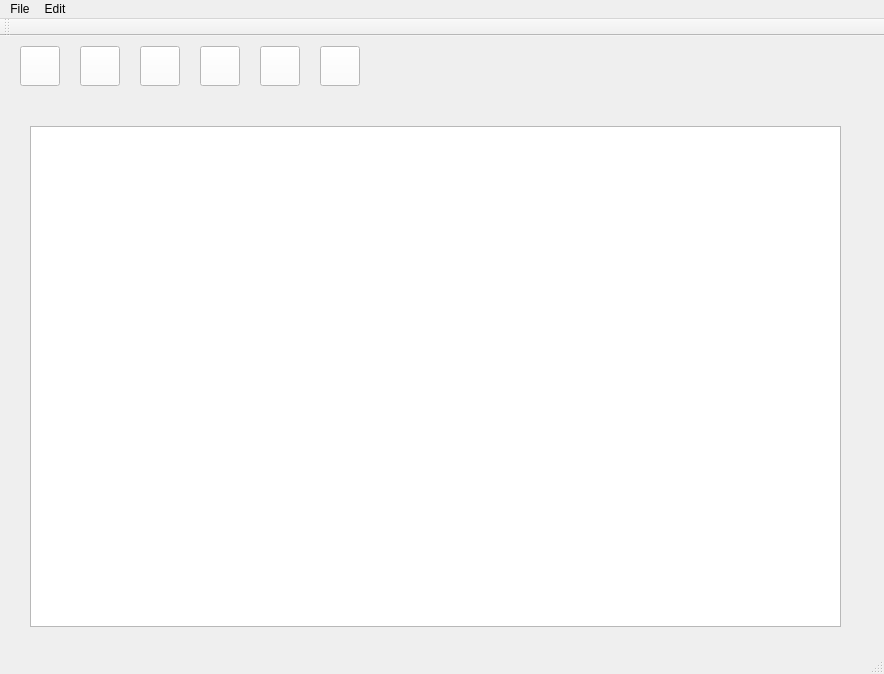
<?xml version="1.0" encoding="UTF-8"?>
<ui version="4.0">
 <class>simple_uml_editorClass</class>
 <widget class="QMainWindow" name="simple_uml_editorClass">
  <property name="geometry">
   <rect>
    <x>0</x>
    <y>0</y>
    <width>884</width>
    <height>674</height>
   </rect>
  </property>
  <property name="windowTitle">
   <string>simple_uml_editor</string>
  </property>
  <widget class="QWidget" name="centralWidget">
   <widget class="QPushButton" name="select_Button">
    <property name="geometry">
     <rect>
      <x>20</x>
      <y>10</y>
      <width>40</width>
      <height>40</height>
     </rect>
    </property>
    <property name="styleSheet">
     <string notr="true">background-color: rgb(255, 255, 255);</string>
    </property>
    <property name="text">
     <string/>
    </property>
    <property name="icon">
     <iconset>
      <normaloff>mouse.png</normaloff>mouse.png</iconset>
    </property>
    <property name="iconSize">
     <size>
      <width>50</width>
      <height>50</height>
     </size>
    </property>
    <property name="checkable">
     <bool>true</bool>
    </property>
    <property name="checked">
     <bool>false</bool>
    </property>
    <property name="autoRepeat">
     <bool>false</bool>
    </property>
    <property name="autoExclusive">
     <bool>false</bool>
    </property>
   </widget>
   <widget class="QPushButton" name="ass_line_Button">
    <property name="geometry">
     <rect>
      <x>80</x>
      <y>10</y>
      <width>40</width>
      <height>40</height>
     </rect>
    </property>
    <property name="styleSheet">
     <string notr="true">background-color: rgb(255, 255, 255);</string>
    </property>
    <property name="text">
     <string/>
    </property>
    <property name="icon">
     <iconset>
      <normaloff>line.png</normaloff>line.png</iconset>
    </property>
    <property name="iconSize">
     <size>
      <width>35</width>
      <height>35</height>
     </size>
    </property>
    <property name="checkable">
     <bool>true</bool>
    </property>
    <property name="autoExclusive">
     <bool>false</bool>
    </property>
   </widget>
   <widget class="QPushButton" name="gen_line_Button">
    <property name="geometry">
     <rect>
      <x>140</x>
      <y>10</y>
      <width>40</width>
      <height>40</height>
     </rect>
    </property>
    <property name="styleSheet">
     <string notr="true">background-color: rgb(255, 255, 255);</string>
    </property>
    <property name="text">
     <string/>
    </property>
    <property name="icon">
     <iconset>
      <normaloff>generalization_line.png</normaloff>generalization_line.png</iconset>
    </property>
    <property name="iconSize">
     <size>
      <width>35</width>
      <height>35</height>
     </size>
    </property>
    <property name="checkable">
     <bool>true</bool>
    </property>
    <property name="autoExclusive">
     <bool>false</bool>
    </property>
   </widget>
   <widget class="QPushButton" name="com_line_Button">
    <property name="geometry">
     <rect>
      <x>200</x>
      <y>10</y>
      <width>40</width>
      <height>40</height>
     </rect>
    </property>
    <property name="styleSheet">
     <string notr="true">background-color: rgb(255, 255, 255);</string>
    </property>
    <property name="text">
     <string/>
    </property>
    <property name="icon">
     <iconset>
      <normaloff>composition_line.png</normaloff>composition_line.png</iconset>
    </property>
    <property name="iconSize">
     <size>
      <width>35</width>
      <height>35</height>
     </size>
    </property>
    <property name="checkable">
     <bool>true</bool>
    </property>
    <property name="autoExclusive">
     <bool>false</bool>
    </property>
   </widget>
   <widget class="QPushButton" name="class_Button">
    <property name="geometry">
     <rect>
      <x>260</x>
      <y>10</y>
      <width>40</width>
      <height>40</height>
     </rect>
    </property>
    <property name="palette">
     <palette>
      <active>
       <colorrole role="Button">
        <brush brushstyle="SolidPattern">
         <color alpha="255">
          <red>255</red>
          <green>255</green>
          <blue>255</blue>
         </color>
        </brush>
       </colorrole>
       <colorrole role="Base">
        <brush brushstyle="SolidPattern">
         <color alpha="255">
          <red>255</red>
          <green>255</green>
          <blue>255</blue>
         </color>
        </brush>
       </colorrole>
       <colorrole role="Window">
        <brush brushstyle="SolidPattern">
         <color alpha="255">
          <red>255</red>
          <green>255</green>
          <blue>255</blue>
         </color>
        </brush>
       </colorrole>
      </active>
      <inactive>
       <colorrole role="Button">
        <brush brushstyle="SolidPattern">
         <color alpha="255">
          <red>255</red>
          <green>255</green>
          <blue>255</blue>
         </color>
        </brush>
       </colorrole>
       <colorrole role="Base">
        <brush brushstyle="SolidPattern">
         <color alpha="255">
          <red>255</red>
          <green>255</green>
          <blue>255</blue>
         </color>
        </brush>
       </colorrole>
       <colorrole role="Window">
        <brush brushstyle="SolidPattern">
         <color alpha="255">
          <red>255</red>
          <green>255</green>
          <blue>255</blue>
         </color>
        </brush>
       </colorrole>
      </inactive>
      <disabled>
       <colorrole role="Button">
        <brush brushstyle="SolidPattern">
         <color alpha="255">
          <red>255</red>
          <green>255</green>
          <blue>255</blue>
         </color>
        </brush>
       </colorrole>
       <colorrole role="Base">
        <brush brushstyle="SolidPattern">
         <color alpha="255">
          <red>255</red>
          <green>255</green>
          <blue>255</blue>
         </color>
        </brush>
       </colorrole>
       <colorrole role="Window">
        <brush brushstyle="SolidPattern">
         <color alpha="255">
          <red>255</red>
          <green>255</green>
          <blue>255</blue>
         </color>
        </brush>
       </colorrole>
      </disabled>
     </palette>
    </property>
    <property name="styleSheet">
     <string notr="true">background-color: rgb(255, 255, 255);</string>
    </property>
    <property name="text">
     <string/>
    </property>
    <property name="icon">
     <iconset>
      <normaloff>class.png</normaloff>class.png</iconset>
    </property>
    <property name="iconSize">
     <size>
      <width>35</width>
      <height>35</height>
     </size>
    </property>
    <property name="checkable">
     <bool>true</bool>
    </property>
    <property name="autoExclusive">
     <bool>false</bool>
    </property>
   </widget>
   <widget class="QPushButton" name="usecase_Button">
    <property name="geometry">
     <rect>
      <x>320</x>
      <y>10</y>
      <width>40</width>
      <height>40</height>
     </rect>
    </property>
    <property name="palette">
     <palette>
      <active>
       <colorrole role="Button">
        <brush brushstyle="SolidPattern">
         <color alpha="255">
          <red>255</red>
          <green>255</green>
          <blue>255</blue>
         </color>
        </brush>
       </colorrole>
       <colorrole role="Base">
        <brush brushstyle="SolidPattern">
         <color alpha="255">
          <red>255</red>
          <green>255</green>
          <blue>255</blue>
         </color>
        </brush>
       </colorrole>
       <colorrole role="Window">
        <brush brushstyle="SolidPattern">
         <color alpha="255">
          <red>255</red>
          <green>255</green>
          <blue>255</blue>
         </color>
        </brush>
       </colorrole>
      </active>
      <inactive>
       <colorrole role="Button">
        <brush brushstyle="SolidPattern">
         <color alpha="255">
          <red>255</red>
          <green>255</green>
          <blue>255</blue>
         </color>
        </brush>
       </colorrole>
       <colorrole role="Base">
        <brush brushstyle="SolidPattern">
         <color alpha="255">
          <red>255</red>
          <green>255</green>
          <blue>255</blue>
         </color>
        </brush>
       </colorrole>
       <colorrole role="Window">
        <brush brushstyle="SolidPattern">
         <color alpha="255">
          <red>255</red>
          <green>255</green>
          <blue>255</blue>
         </color>
        </brush>
       </colorrole>
      </inactive>
      <disabled>
       <colorrole role="Button">
        <brush brushstyle="SolidPattern">
         <color alpha="255">
          <red>255</red>
          <green>255</green>
          <blue>255</blue>
         </color>
        </brush>
       </colorrole>
       <colorrole role="Base">
        <brush brushstyle="SolidPattern">
         <color alpha="255">
          <red>255</red>
          <green>255</green>
          <blue>255</blue>
         </color>
        </brush>
       </colorrole>
       <colorrole role="Window">
        <brush brushstyle="SolidPattern">
         <color alpha="255">
          <red>255</red>
          <green>255</green>
          <blue>255</blue>
         </color>
        </brush>
       </colorrole>
      </disabled>
     </palette>
    </property>
    <property name="styleSheet">
     <string notr="true">background-color: rgb(255, 255, 255);</string>
    </property>
    <property name="text">
     <string/>
    </property>
    <property name="icon">
     <iconset>
      <normaloff>use_case.png</normaloff>use_case.png</iconset>
    </property>
    <property name="iconSize">
     <size>
      <width>35</width>
      <height>35</height>
     </size>
    </property>
    <property name="checkable">
     <bool>true</bool>
    </property>
    <property name="checked">
     <bool>false</bool>
    </property>
    <property name="autoExclusive">
     <bool>false</bool>
    </property>
   </widget>
   <widget class="QGraphicsView" name="graphicsView">
    <property name="geometry">
     <rect>
      <x>30</x>
      <y>90</y>
      <width>811</width>
      <height>501</height>
     </rect>
    </property>
   </widget>
  </widget>
  <widget class="QMenuBar" name="menuBar">
   <property name="geometry">
    <rect>
     <x>0</x>
     <y>0</y>
     <width>884</width>
     <height>22</height>
    </rect>
   </property>
   <widget class="QMenu" name="menuFile">
    <property name="title">
     <string>File</string>
    </property>
   </widget>
   <widget class="QMenu" name="menuEdit">
    <property name="title">
     <string>Edit</string>
    </property>
    <addaction name="separator"/>
    <addaction name="Change_object_name"/>
    <addaction name="Group"/>
    <addaction name="Ungroup"/>
   </widget>
   <addaction name="menuFile"/>
   <addaction name="menuEdit"/>
  </widget>
  <widget class="QToolBar" name="mainToolBar">
   <attribute name="toolBarArea">
    <enum>TopToolBarArea</enum>
   </attribute>
   <attribute name="toolBarBreak">
    <bool>false</bool>
   </attribute>
  </widget>
  <widget class="QStatusBar" name="statusBar"/>
  <action name="actionFile">
   <property name="text">
    <string>file</string>
   </property>
  </action>
  <action name="Change_object_name">
   <property name="text">
    <string>change object name</string>
   </property>
  </action>
  <action name="Group">
   <property name="text">
    <string>group</string>
   </property>
  </action>
  <action name="Ungroup">
   <property name="text">
    <string>ungroup</string>
   </property>
  </action>
 </widget>
 <layoutdefault spacing="6" margin="11"/>
 <resources>
  <include location="simple_uml_editor.qrc"/>
 </resources>
 <connections>
  <connection>
   <sender>select_Button</sender>
   <signal>clicked()</signal>
   <receiver>simple_uml_editorClass</receiver>
   <slot>select_button_clicked()</slot>
   <hints>
    <hint type="sourcelabel">
     <x>33</x>
     <y>63</y>
    </hint>
    <hint type="destinationlabel">
     <x>12</x>
     <y>112</y>
    </hint>
   </hints>
  </connection>
  <connection>
   <sender>ass_line_Button</sender>
   <signal>clicked()</signal>
   <receiver>simple_uml_editorClass</receiver>
   <slot>ass_line_button_clicked()</slot>
   <hints>
    <hint type="sourcelabel">
     <x>100</x>
     <y>64</y>
    </hint>
    <hint type="destinationlabel">
     <x>93</x>
     <y>96</y>
    </hint>
   </hints>
  </connection>
  <connection>
   <sender>gen_line_Button</sender>
   <signal>clicked()</signal>
   <receiver>simple_uml_editorClass</receiver>
   <slot>gen_line_button_clicked()</slot>
   <hints>
    <hint type="sourcelabel">
     <x>159</x>
     <y>65</y>
    </hint>
    <hint type="destinationlabel">
     <x>165</x>
     <y>100</y>
    </hint>
   </hints>
  </connection>
  <connection>
   <sender>com_line_Button</sender>
   <signal>clicked()</signal>
   <receiver>simple_uml_editorClass</receiver>
   <slot>com_line_button_clicked()</slot>
   <hints>
    <hint type="sourcelabel">
     <x>225</x>
     <y>66</y>
    </hint>
    <hint type="destinationlabel">
     <x>243</x>
     <y>89</y>
    </hint>
   </hints>
  </connection>
  <connection>
   <sender>class_Button</sender>
   <signal>clicked()</signal>
   <receiver>simple_uml_editorClass</receiver>
   <slot>class_button_clicked()</slot>
   <hints>
    <hint type="sourcelabel">
     <x>288</x>
     <y>67</y>
    </hint>
    <hint type="destinationlabel">
     <x>305</x>
     <y>100</y>
    </hint>
   </hints>
  </connection>
  <connection>
   <sender>usecase_Button</sender>
   <signal>clicked()</signal>
   <receiver>simple_uml_editorClass</receiver>
   <slot>usecase_button_clicked()</slot>
   <hints>
    <hint type="sourcelabel">
     <x>345</x>
     <y>67</y>
    </hint>
    <hint type="destinationlabel">
     <x>394</x>
     <y>86</y>
    </hint>
   </hints>
  </connection>
 </connections>
 <slots>
  <slot>select_button_clicked()</slot>
  <slot>ass_line_button_clicked()</slot>
  <slot>gen_line_button_clicked()</slot>
  <slot>com_line_button_clicked()</slot>
  <slot>class_button_clicked()</slot>
  <slot>usecase_button_clicked()</slot>
 </slots>
</ui>
